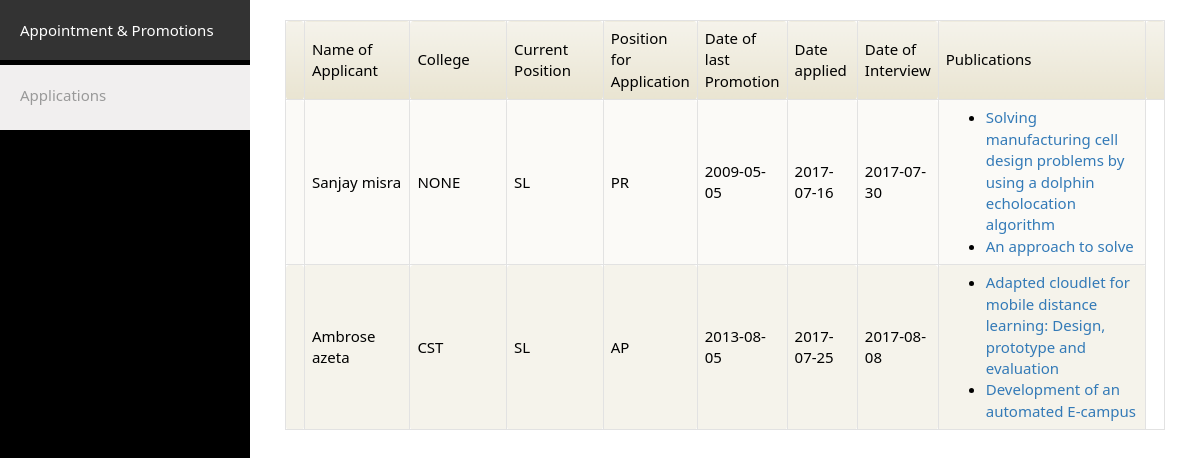
The page /?p=applications on the database its author committed.
### tables this page shows
CREATE TABLE `appointments` (
  `app_id` int(10) NOT NULL,
  `fullname` varchar(50) NOT NULL,
  `emailad` varchar(100) NOT NULL,
  `phoneno` varchar(12) DEFAULT NULL,
  `college` varchar(50) NOT NULL,
  `curposition` varchar(50) NOT NULL,
  `appposition` varchar(50) NOT NULL,
  `dateolp` date NOT NULL,
  `dateoap` date NOT NULL,
  `publications` varchar(10000) NOT NULL,
  `publications_url` varchar(10000) DEFAULT NULL,
  `publication_score` int(10) NOT NULL,
  `approval_status` tinyint(1) NOT NULL,
  `comments` varchar(5000) DEFAULT NULL,
  `dateofint` date DEFAULT NULL
);

### applications.php (the view, shortened to what this page needs)
<div class="divwrap">
<?php
    require_once("dbscripts/dbconnection.php");
      try {
            $sql = 'SELECT fullname , college, curposition, appposition, dateolp, dateoap, dateofint, publications, publications_url
                    FROM appointments
                    WHERE approval_status = 1 ';
            $sth = $dbh->prepare($sql);
            $ress = $sth->execute();
        }
          catch (PDOException $e) {
            print $e->getMessage();
          }
            if($ress == true){
                $data = $sth->fetchAll();
                echo"<table>";
                ?>
                <tr>
                <td>&nbsp;</td>
                    <td width="12%">
                    Name of Applicant
                    </td>
                    <td width="11%">
                    College
                    </td>
                    <td width="11%">
                    Current Position
                    </td>
                    <td width="10%">
                    Position for Application
                    </td>
                    <td width="8%">
                    Date of last Promotion
                    </td>
                    <td width="8%">
                    Date applied
                    </td>
                    <td width="8%">
                    Date of Interview
                    </td>
                    <td width="">
                    Publications
                    </td>
                    <td>&nbsp;</td>
                </tr>
                <?php
                foreach($data as $tabledata){
                    echo "<tr>";
                    echo"<td>&nbsp</td>";
                    echo"<td>".$tabledata['fullname']."</td>";
                    echo"<td>".$tabledata['college']."</td>";
                    echo"<td>".$tabledata['curposition']."</td>";
                    echo"<td>".$tabledata['appposition']."</td>";
                    echo"<td>".$tabledata['dateolp']."</td>";
                    echo"<td>".$tabledata['dateoap']."</td>";
                    echo"<td>".$tabledata['dateofint']."</td>";
                    echo"<td><div class = 'pubdiv'><ul>";
                    $puboccur = substr_count($tabledata['publications'],"__");
                    $postest = 0;
                    $posturltest = 0;
                    $checkstr = $tabledata['publications'];
                    $checkurlstr = $tabledata['publications_url'];
                    for ($i=1;$i<=$puboccur+1;$i++){
                        if(( ($x_pos = strpos($checkstr,"__")) !== FALSE ) &&( ($x_posurl = strpos($checkurlstr,"__")) !== FALSE ))
                            {
                                $source_str = substr($checkstr,$postest, $x_pos);
                                $sourceurl_str = substr($checkurlstr,$posturltest, $x_posurl);
                                echo "<li><a href = '".$sourceurl_str."' target = '_blank'>".$source_str."</a></li>";
                                $checkstr = substr($checkstr,$x_pos+2,strlen($checkstr));
                                $checkurlstr = substr($checkurlstr,$x_posurl+2,strlen($checkurlstr));
                            }
                        }
                    echo "</ul></div></td>";
                    echo "</tr>";
                }
                echo"</table>";
            }
?>
</div>

### index.php (shortened to what this page needs)
<!DOCTYPE html>
<html lang="en">
<head>
    <link href="cstylesheets/bootstrap/css/bootstrap.css" rel="stylesheet"/>
    <link href="cstylesheets/chosen/chosen.css" rel="stylesheet"/>
    <link href="cstylesheets/main.css" rel="stylesheet"/>
</head>
<body>
    <div class="wrapper">
        <div class="sidebar-wrapper">
            <ul class="sidebar-nav">
                <li class="sidebar-brand <?php
                if (isset($_REQUEST['p'])){
                    if ($_REQUEST['p']=='appointment'){
                    echo" active";
                    }
                    }?>
                ">
                    <a href="?p=appointment">
                        Appointment &amp; Promotions
                    </a>
                </li>
                <li class="sidebar-brand <?php
                if (isset($_REQUEST['p'])){
                    if ($_REQUEST['p']=='applications'){
                    echo" active";
                    }
                    }?>
                ">
                    <a href="?p=applications">
                        Applications
                    </a>
                </li>
            </ul>
        </div>
        <div class="page-content-wrapper">
            <div class="container-fluid">
                <div class="row">
                    <div class="col-lg-12">
                            <?php
                             $mapping = array(
                                       'appointment'      => 'appointment',
                                       'applications'         => 'applications',
                                       'promotion'        => 'promotion',
                                    );
                             $page = isset($_REQUEST['p']) ? $_REQUEST['p'] : 'home';
                             $file = isset($mapping[$page]) ? $mapping[$page] : 'home';
                             include($file.'.php');
                            ?>
                    </div>
                </div>
            </div>
        </div>
    </div>
</body>
</html>

### cstylesheets/main.css (style rules this page uses)
* { font-family: "sans-serif","Segoe UI",Arial,sans-serif; font-size: 15px; font-weight:normal ; }
.wrapper { padding-left: 0; -webkit-transition: all 0.5s ease; -moz-transition: all 0.5s ease; -o-transition: all 0.5s ease; transition: all 0.5s ease; }
.pubdiv { height: 150px; overflow-y: scroll; }
.sidebar-wrapper { z-index: 1000; position: fixed; left: 250px; width: 0; height: 100%; margin-left: -250px; overflow-y: auto; background: #000; -webkit-transition: all 0.5s ease; -moz-transition: all 0.5s ease; -o-transition: all 0.5s ease; transition: all 0.5s ease; }
.page-content-wrapper { width: 100%; position: absolute; padding: 15px; }
.sidebar-nav { position: absolute; top: 0; width: 250px; margin: 0; padding: 0; list-style: none; }
.sidebar-nav li { text-indent: 20px; line-height: 40px; }
.sidebar-nav li a { display: block; text-decoration: none; color: #999999; }
.sidebar-nav > .sidebar-brand { height: 65px; font-size: 18px; line-height: 60px; }
.sidebar-nav > .sidebar-brand a { color: #999999; }
.active { color: black; background-color: #f1efef; }
@media (min-width:768px) { .wrapper { padding-left: 250px; } }
@media (min-width:768px) { .sidebar-wrapper { width: 250px; } }
@media (min-width:768px) { .page-content-wrapper { padding: 20px; position: relative; } }
@media (min-width:768px) { .divwrap { padding: 0; margin: 0; } }
@media (min-width:768px) { .divwrap table { margin: AUTO; border: 0; } }
@media (min-width:768px) { .divwrap td,.divwrap th,.divwrap tbody,.divwrap thead, .divwrap tfooter { padding: 7px; vertical-align: center !important; color: #000000; border:#e2e2e2 solid 1px; } }
@media (min-width:768px) { .divwrap td { vertical-align: center !important; } }
@media (min-width:768px) { .divwrap table tr:nth-child(odd) > td { background-color: #f5f3eb !important; } }
@media (min-width:768px) { .divwrap table tr:nth-child(even) > td { background-color: #fbfaf7; } }
@media (min-width:768px) { .divwrap table tr > td:nth-child(1) { font-weight: bolder; vertical-align: center ; } }
@media (min-width:768px) { .divwrap table td { border-width: 1px 1px 1px 1px ; border-color: #e2e2e2; border-style: solid; border-radius: 4px; } }
@media (min-width:768px) { .divwrap table tr:nth-child(1) td { background: linear-gradient(#f5f3eb,#e9e4d1) ; } }

### rows shown on the page
appointments: fullname "Sanjay misra", college "NONE", curposition "SL", appposition "PR", dateolp "2009-05-05", dateoap "2017-07-16", dateofint "2017-07-30", publications "Solving manufacturing cell design problems by using a dolphin echolocation algorithm", publications "An approach to solve…"
appointments: fullname "Ambrose azeta", college "CST", curposition "SL", appposition "AP", dateolp "2013-08-05", dateoap "2017-07-25", dateofint "2017-08-08", publications "Adapted cloudlet for mobile distance learning: Design, prototype and evaluation", publications "Development of an automated E-campus…"
